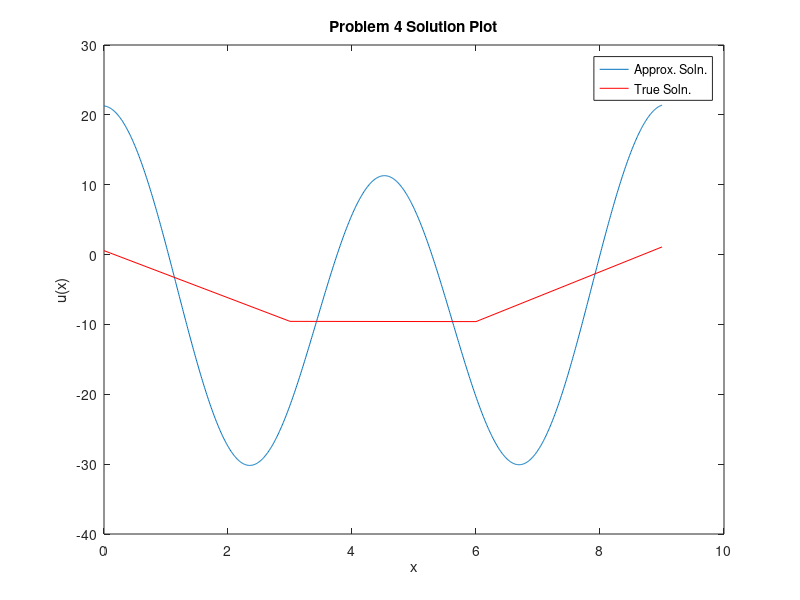

The MATLAB source for this figure:
A = [-1/3 -16/3 -1/3 0; 0 -1/3 -16/3 -1/3; 0 0 -1/3 -17/3; -17/3 -1/3 0 0];
b = [54; 54; -3; 0];

U = A\b

x = linspace(0, 9, 1000);
f = 9*x - x.^2;
utrue = ((1/4)*(7*sqrt(2)*sin(sqrt(2)*x))) + (1/(4*sin(9*sqrt(2))))*sqrt(2)*cos(sqrt(2)*x)*(7*cos(9*sqrt(2)) + 3) + (1/2)*x.^2 - (9/2)*x - 1/2;
plot(x, utrue);
hold on;
plot(linspace(0,9,4), U, 'r')
title('Problem 4 Solution Plot')
xlabel('x')
ylabel('u(x)')
legend('Approx. Soln.', 'True Soln.')
